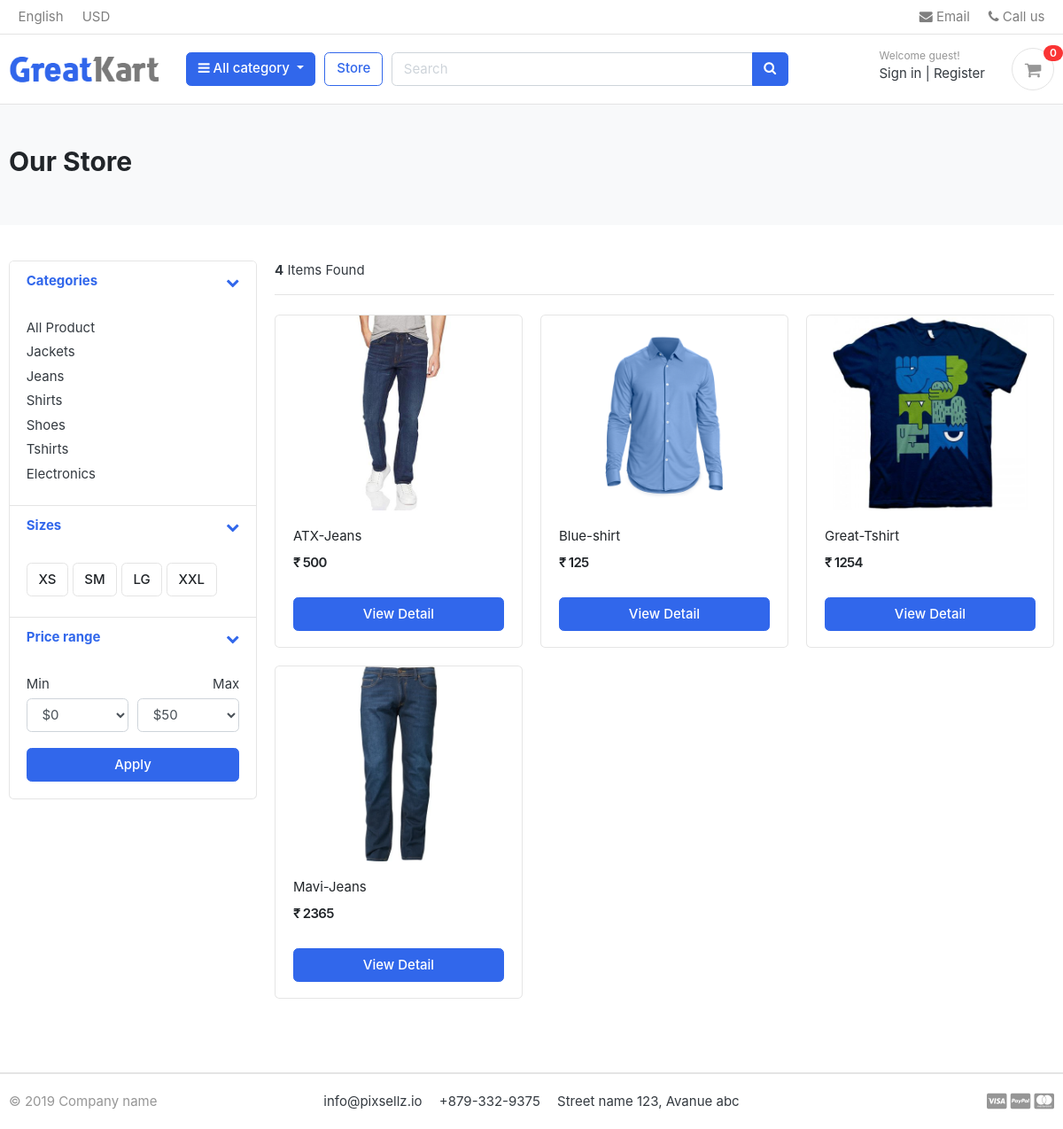
/store/, run on the app's committed database.
### category/models.py (models this page shows, shortened)
class Category(models.Model):
    category_name = models.CharField(max_length=50, unique=True)
    slug = models.SlugField(max_length=100, unique=True)
    description = models.CharField(max_length=255, blank=True)
    cat_image = models.ImageField(upload_to = 'photos/categories', blank=True)
    class Meta:
        verbose_name = 'category'
        verbose_name_plural = 'categories'
    def get_url(self):
        return reverse('products_by_category', args=[self.slug])

### store/models.py (models this page shows, shortened)
class Product(models.Model):
    product_name        = models.CharField(max_length=200, unique=True)
    slug                = models.SlugField(max_length=200, unique=True)
    description         = models.TextField(max_length=500, blank=True)
    price               = models.IntegerField()
    Images              = models.ImageField(upload_to='photos/products', blank=True)
    stock               = models.IntegerField(blank=True)
    is_available        = models.BooleanField(default=True)
    category            = models.ForeignKey(Category, on_delete=models.CASCADE)
    created_date        = models.DateTimeField(auto_now_add=True)
    modified_date       = models.DateTimeField(auto_now=True)
    def get_url(self):
        return reverse('product_detail', args=[self.category.slug, self.slug])

### store/views.py (the view)
# urls.py: path('store/', include('store.urls')),
def store(request, category_slug=None):
    categories = None
    products = None
    if category_slug != None:
        categories = get_object_or_404(Category, slug=category_slug)
        products = Product.objects.filter(category=categories, is_available=True)
        paginator = Paginator(products, 10)
        page = request.GET.get('page')
        paged_products = paginator.get_page(page)
        product_count = products.count()
    else:
        products = Product.objects.all().filter(is_available=True).order_by('id')
        paginator = Paginator(products, 10)
        page = request.GET.get('page')
        paged_products = paginator.get_page(page)
        product_count = products.count()
    context = {
        'products':paged_products,
        'product_count': product_count,
    }
    return render(request, 'store/store.html', context)

### cart/context_processors.py (called while the page is built)
def counter(request):
    cart_count = 0
    if 'admin' in request.path:
        return ()
    else:
        try:
            cart= Cart.objects.filter(cart_id = _cart_id(request))
            if request.user.is_authenticated:
                cart_item = CartItem.objects.all().filter(user=request.user)
            else:
                cart_item = CartItem.objects.all().filter(cart=cart[:1])
            for cart_item in cart_item:
                cart_count += cart_item.quantity
        except Cart.DoesNotExist:
            cart_count = 0
    return dict(cart_count=cart_count)

### cart/views.py (called while the page is built)
def _cart_id(request):
    cart = request.session.session_key
    if not cart:
        cart = request.session.create()
    return cart

### category/context_processors.py (called while the page is built)
def menu_links(request):
    links = Category.objects.all()
    return dict(links=links)

### templates/store/store.html (shortened to what this page needs)
{% extends 'base.html' %}
{% load static %}
{% block content %}
<section class="section-pagetop bg">
    <div class="container">
        {% if 'search' in request.path %}
        <h2 class="title-page">Search Result</h2>
        {% else %}
        <h2 class="title-page">Our Store</h2>
        {% endif %}
    </div>
</section>
<section class="section-content padding-y">
    <div class="container">
    <div class="row">
        <aside class="col-md-3">
    <div class="card">
        <article class="filter-group">
            <header class="card-header">
                <a href="#" data-toggle="collapse" data-target="#collapse_1" aria-expanded="true" class="">
                    <i class="icon-control fa fa-chevron-down"></i>
                    <h6 class="title">Categories</h6>
                </a>
            </header>
            <div class="filter-content collapse show" id="collapse_1" style="">
                <div class="card-body">
                    <ul class="list-menu">
                        <li><a href="{% url 'store' %}"> All Product</a></li>
                        {% for cat in links %}
                        <li><a href="{{ cat.get_url }}"> {{cat.category_name}}  </a></li>
                        {% endfor %}
                    </ul>
                </div>
            </div>
        </article>
        <article class="filter-group">
            <header class="card-header">
                <a href="#" data-toggle="collapse" data-target="#collapse_4" aria-expanded="true" class="">
                    <i class="icon-control fa fa-chevron-down"></i>
                    <h6 class="title">Sizes </h6>
                </a>
            </header>
            <div class="filter-content collapse show" id="collapse_4" style="">
                <div class="card-body">
                  <label class="checkbox-btn">
                    <span class="btn btn-light"> XS </span>
                  </label>
                  <label class="checkbox-btn">
                    <span class="btn btn-light"> SM </span>
                  </label>
                  <label class="checkbox-btn">
                    <span class="btn btn-light"> LG </span>
                  </label>
                  <label class="checkbox-btn">
                    <span class="btn btn-light"> XXL </span>
                  </label>
            </div>
            </div>
        </article>
        <article class="filter-group">
            <header class="card-header">
                <a href="#" data-toggle="collapse" data-target="#collapse_3" aria-expanded="true" class="">
                    <i class="icon-control fa fa-chevron-down"></i>
                    <h6 class="title">Price range </h6>
                </a>
            </header>
            <div class="filter-content collapse show" id="collapse_3" style="">
                <div class="card-body">
                    <div class="form-row">
                    <div class="form-group col-md-6">
                      <label>Min</label>
                          <select class="mr-2 form-control">
                            <option value="0">$0</option>
                        </select>
                    </div>
                    <div class="form-group text-right col-md-6">
                      <label>Max</label>
                          <select class="mr-2 form-control">
                            <option value="50">$50</option>
                        </select>
                    </div>
                    </div>
                    <button class="btn btn-block btn-primary">Apply</button>
                </div>
            </div>
        </article>
    </div>
    </aside>
    <main class="col-md-9">
        <header class="border-bottom mb-4 pb-3">
                <div class="form-inline">
                    <span class="mr-md-auto"> <b>{{product_count}}</b> Items Found </span>
                </div>
        </header>
        <div class="row">
            {% if products %}
            {% for p in products %}
            <div class="col-md-4">
                <figure class="card card-product-grid">
                    <div class="img-wrap">
                        <a href="{{ p.get_url }}">
                            <img src="{{ p.Images.url}}">
                        </a>
                    </div>
                    <figcaption class="info-wrap">
                        <div class="fix-height">
                            <a href="{{ p.get_url }}" class="title">{{ p.product_name }}</a>
                            <div class="price-wrap mt-2">
                                <span class="price">₹ {{ p.price }}</span>
                            </div>
                        </div>
                        <a href="{{ p.get_url }}" class="btn btn-block btn-primary">View Detail </a>
                    </figcaption>
                </figure>
            </div>
            {% endfor %}
            {% else %}
            <div>
                <div>
                    <h2>No result found, Please try again</h2>
                </div>
            </div>
            {% endif %}
        </div>
    </main>
    </div>
    </div>
</section>
{% endblock %}

### static/css/ui.css (style rules this page uses)
html { font-family: "Inter", sans-serif; font-size: 15px; }
.img-wrap { text-align: center; display: block; }
.img-wrap img { max-width: 100%; }
.price-wrap { letter-spacing: -0.7px; }
.padding-y { padding-top: 40px; padding-bottom: 40px; }
figure { margin-bottom: 0; }
article:after, .form-group:after { display: block; clear: both; content: ""; }
.bg { background-color: #f8f9fa; }
.title-page { color: #212529; }
.btn-light { background-color: #fff; border-color: #e4e4e4; }
[class*=list-] li:after { visibility: hidden; display: block; content: ""; overflow: hidden; height: 0; clear: both; }
.list-menu { list-style: none; margin: 0; padding-left: 0; }
.list-menu li { margin-bottom: 5px; }
.list-menu a { color: #343a40; }
[class*=card-product] a.title { color: #212529; display: block; }
[class*=card-product] .img-wrap { overflow: hidden; position: relative; }
[class*=card-product] .img-wrap img { height: 100%; max-width: 100%; width: auto; display: inline-block; -o-object-fit: cover; object-fit: cover; }
.card-product-grid { margin-bottom: 20px; }
.card-product-grid .img-wrap { border-radius: 0.2rem 0.2rem 0 0; height: 220px; }
.card-product-grid .info-wrap { overflow: hidden; padding: 18px 20px; }
.card-product-grid .fix-height { height: 80px; overflow: hidden; }
.card .img-wrap { overflow: hidden; }
.price { font-weight: 600; color: #212529; }
.icon-control { margin-top: 5px; float: right; font-size: 80%; }
.card-header .title { margin-bottom: 0; line-height: 1.5; }
.filter-group { border-bottom: 1px solid #e4e4e4; }
.filter-group .card-header { border-bottom: 0; }
.filter-group:last-child { border-bottom: 0; }
.checkbox-btn { position: relative; }
.section-pagetop { padding: 45px 0; }

### data on the page
Category: category_name "Jackets"
Category: category_name "Jeans"
Category: category_name "Shirts"
Category: category_name "Shoes"
Category: category_name "Tshirts"
Category: category_name "Electronics"
Product: Images (picture), product_name "ATX-Jeans", price "500"
Product: Images (picture), product_name "Blue-shirt", price "125"
Product: Images (picture), product_name "Great-Tshirt", price "1254"
Product: Images (picture), product_name "Mavi-Jeans", price "2365"

### other printed values
{{ cart_count }} "0"
{{ product_count }} "4"
